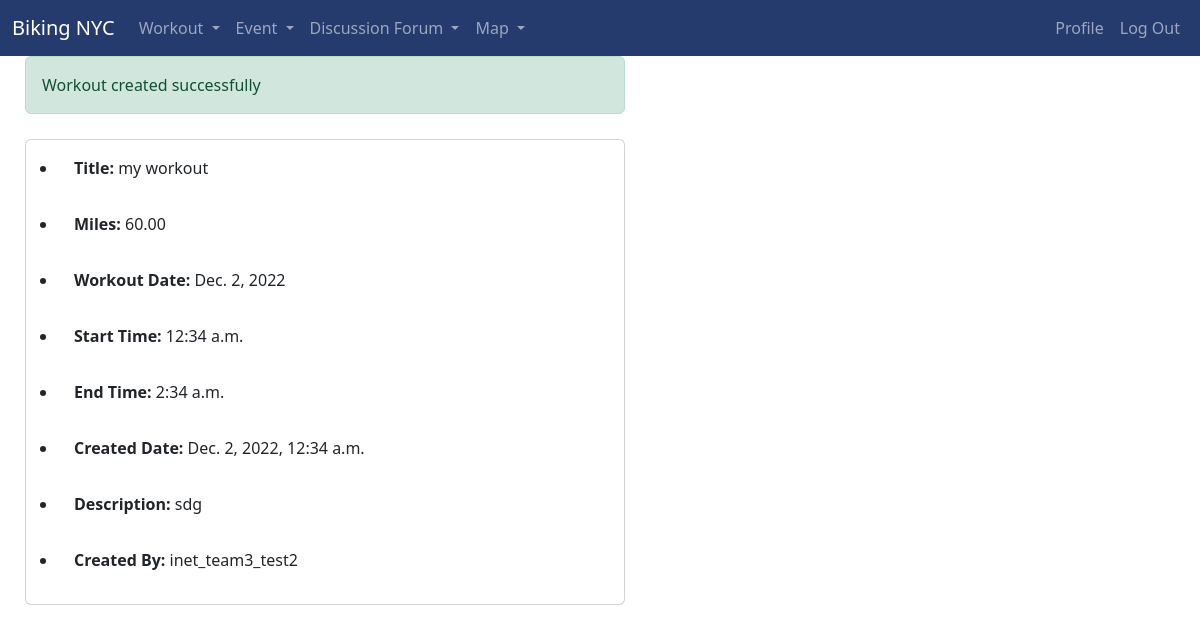
Before: /log_workout/post_workout/success (signed in) with the older database file.
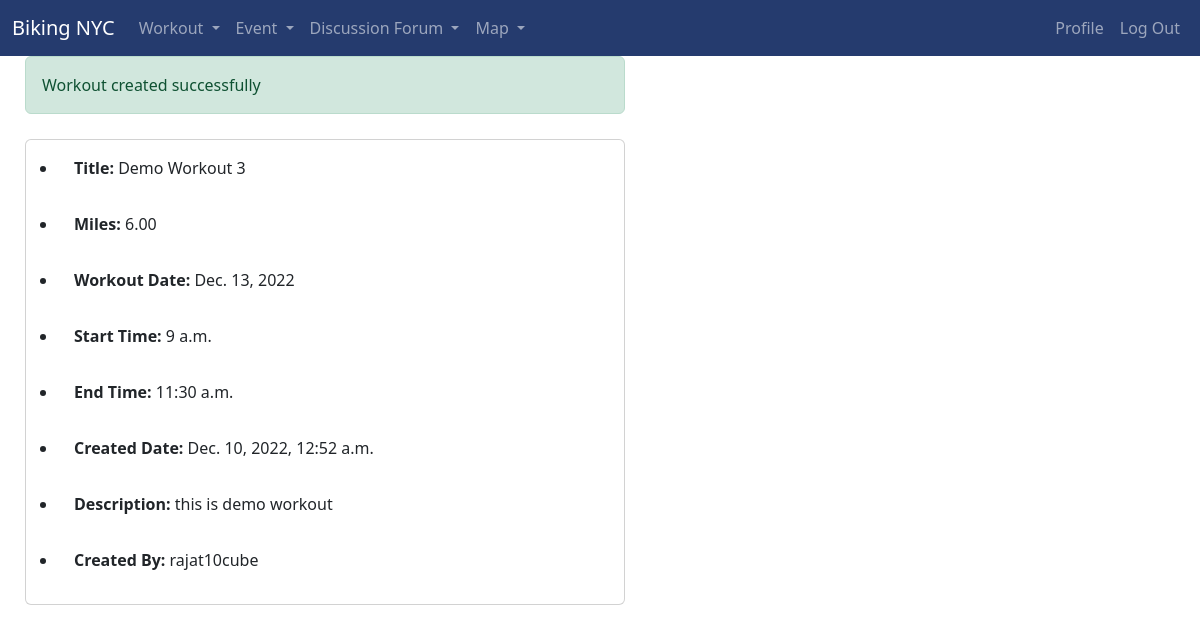
After: the same page with the newer database file.
### bikingapp/models.py (models this page shows, shortened)
class Workout(models.Model):
    title = models.CharField(max_length=50)
    miles = models.DecimalField(max_digits=5, decimal_places=2)
    date = models.DateField(default=timezone.now)
    time_start = models.TimeField(default=timezone.now)
    time_end = models.TimeField(default=timezone.now)
    date_created = models.DateTimeField(default=timezone.now)
    description = models.CharField(max_length=500, null=True)
    created_by = models.CharField(max_length=100, default="user")

### bikingapp/views.py (the view)
# urls.py: path("log_workout/post_workout/success", views.workout_success),
@login_required
def workout_success(request):
    obj = models.Workout.objects.order_by("id").latest("id")
    context = {"obj1": obj}
    return render(request, "workout/workout_success.html", context)

### bikingapp/models.py (called while the page is built)
    def __str__(self):
        return self.username

### bikingapp/templates/workout/workout_success.html (shortened to what this page needs)
<!DOCTYPE html>
<html lang="en">
<head>
  <link href="https://cdn.jsdelivr.net/npm/bootstrap@5.2.2/dist/css/bootstrap.min.css" rel="stylesheet"
 />
  <link rel="stylesheet" href="https://cdn.jsdelivr.net/npm/bootstrap-icons@1.9.1/font/bootstrap-icons.css" />
</head>
<body>
  {% extends 'base.html' %} {% block content %}
  <div>
    <div class="col">
      <div class="alert alert-success col-lg-6" role="alert" style="margin-left: 25px">
        Workout created successfully
      </div>
      <div class="card col-lg-6" style="margin: 25px">
        <ul>
          <li class="card-body"><b>Title:</b> {{obj1.title}}</li>
          <li class="card-body"><b>Miles:</b> {{obj1.miles}}</li>
          <li class="card-body"><b>Workout Date:</b> {{obj1.date}}</li>
          <li class="card-body"><b>Start Time:</b> {{obj1.time_start}}</li>
          <li class="card-body"><b>End Time:</b> {{obj1.time_end}}</li>
          <li class="card-body">
            <b>Created Date:</b> {{obj1.date_created}}
          </li>
          <li class="card-body"><b>Description:</b> {{obj1.description}}</li>
          <li class="card-body"><b>Created By:</b> {{obj1.created_by}}</li>
        </ul>
      </div>
    </div>
  </div>
  {% endblock content %}

Changed rows visible on the page:
no longer on this page (row unchanged): Workout: title "my workout", miles "60.00", date "Dec. 2, 2022", time_start "12:34 a.m.", time_end "2:34 a.m.", date_created "Dec. 2, 2022, 12:34 a.m.", description "sdg", created_by "inet_team3_test2"
added Workout: title "Demo Workout 3", miles "6.00", date "Dec. 13, 2022", time_start "9 a.m.", time_end "11:30 a.m.", date_created "Dec. 10, 2022, 12:52 a.m.", description "this is demo workout", created_by "rajat10cube"
